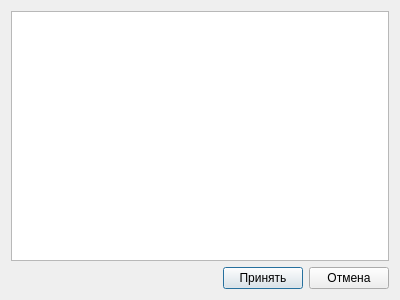
<?xml version="1.0" encoding="UTF-8"?>
<ui version="4.0">
 <class>InaccDialog</class>
 <widget class="QDialog" name="InaccDialog">
  <property name="geometry">
   <rect>
    <x>0</x>
    <y>0</y>
    <width>400</width>
    <height>300</height>
   </rect>
  </property>
  <property name="windowTitle">
   <string>Dialog</string>
  </property>
  <layout class="QGridLayout" name="gridLayout">
   <item row="0" column="0">
    <layout class="QVBoxLayout" name="verticalLayout">
     <item>
      <widget class="QTableWidget" name="tableWidget"/>
     </item>
     <item>
      <layout class="QHBoxLayout" name="horizontalLayout">
       <item>
        <spacer name="horizontalSpacer">
         <property name="orientation">
          <enum>Qt::Horizontal</enum>
         </property>
         <property name="sizeHint" stdset="0">
          <size>
           <width>40</width>
           <height>20</height>
          </size>
         </property>
        </spacer>
       </item>
       <item>
        <widget class="QPushButton" name="pushButton_2">
         <property name="text">
          <string>Принять</string>
         </property>
        </widget>
       </item>
       <item>
        <widget class="QPushButton" name="pushButton">
         <property name="text">
          <string>Отмена</string>
         </property>
        </widget>
       </item>
      </layout>
     </item>
    </layout>
   </item>
  </layout>
 </widget>
 <resources/>
 <connections/>
</ui>
